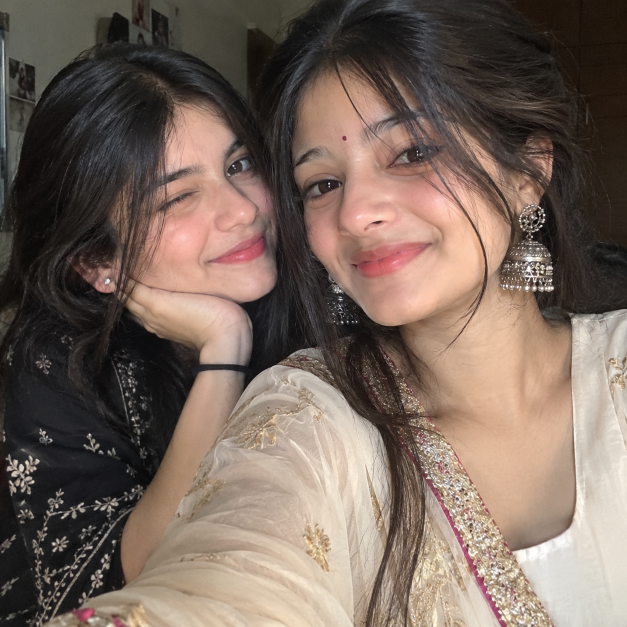
#> input picture assets/images/review character/02a2226d-1a2f-4d17-9fe5-da9a5b217889.png, 1254 x 1254 px, found by its file name (shown at 1/2 size); its folder holds only this picture in this run
$ python crop_face_centered_avatars.py
#> lines starting #> are read from the running program, lines starting #| are printed output that depends on the picture
import os
import cv2
import numpy as np

def process_face_avatars():
    src_dir = r"D:\anurag\programmer\main_project\quantum\assets\images\review character"
    out_dir = r"D:\anurag\programmer\main_project\quantum\public\assets\images\avatars"
    os.makedirs(out_dir, exist_ok=True)

    cascade_path = r"D:\anurag\programmer\main_project\quantum\scripts\models\haarcascade_frontalface_default.xml"
    face_cascade = cv2.CascadeClassifier(cascade_path)

    files = sorted(os.listdir(src_dir))
    image_files = [f for f in files if f.lower().endswith(('.png', '.jpg', '.jpeg', '.webp'))]

    print(f"Processing {len(image_files)} character images with face tracking...")

    for idx, fname in enumerate(image_files, start=1):
        src_path = os.path.join(src_dir, fname)
        img_bgr = cv2.imread(src_path)
#> img_bgr is the input picture: shape (1254, 1254, 3); mean B, G, R 92.6, 103, 119.9
        if img_bgr is None:
            print(f"Could not read {fname}")
            continue

        h, w = img_bgr.shape[:2]
#> h = 1254; w = 1254
        gray = cv2.cvtColor(img_bgr, cv2.COLOR_BGR2GRAY)
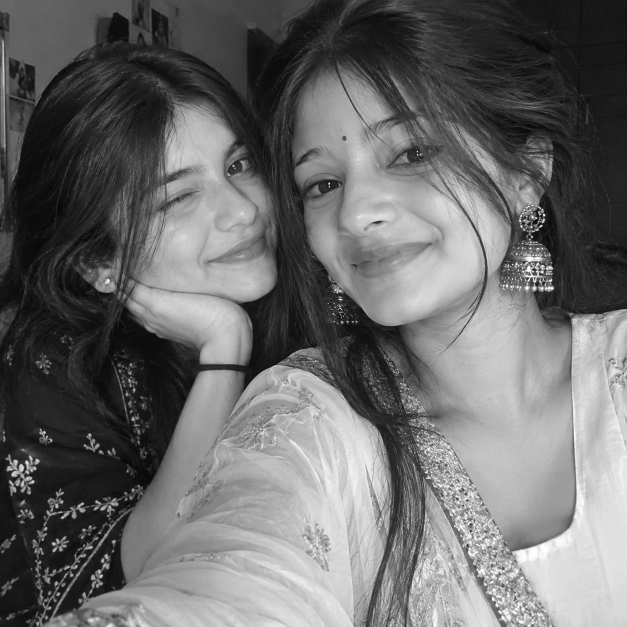
#> gray: shape (1254, 1254) (shown at 1/2 size); min 5, max 255, mean 106.9

        # Detect faces with multiscale
        faces = face_cascade.detectMultiScale(gray, scaleFactor=1.08, minNeighbors=3, minSize=(50, 50))
#> faces = [[999, 349, 70, 70], [818, 1070, 126, 126], [497, 175, 466, 466], [788, 679, 389, 389]]

        if len(faces) > 0:
            # Pick the largest detected face
            faces = sorted(faces, key=lambda f: f[2] * f[3], reverse=True)
#> faces = [[497, 175, 466, 466], [788, 679, 389, 389], [818, 1070, 126, 126], [999, 349, 70, 70]]
            fx, fy, fw, fh = faces[0]
#> fx = 497; fy = 175; fw = 466; fh = 466
            cx = fx + fw // 2
#> cx = 730
            cy = fy + fh // 2
#> cy = 408
            face_size = max(fw, fh)
#> face_size = 466
            # Size crop around face: 2.1x face size to include full head & hair
            crop_size = int(face_size * 2.1)
#> crop_size = 978
            # Upper head bias: center slightly above the nose/mouth
            cy = cy - int(fh * 0.08)
#> cy = 371
            method = "face_detector"
        else:
            # For artistic/shadowed/stylized portraits:
            # In vertical portraits, face is located in the upper 28-35% center
            if h > w:
                crop_size = int(w * 0.85)
                cx = w // 2
                cy = int(h * 0.28)
            else:
                crop_size = int(h * 0.85)
                cx = w // 2
                cy = int(h * 0.40)
            method = "portrait_upper_face_center"

        # Make sure crop_size is reasonable
        crop_size = min(crop_size, min(w, h))
        half_crop = crop_size // 2
#> half_crop = 489

        # Compute bounding coordinates
        x1 = cx - half_crop
#> x1 = 241
        y1 = cy - half_crop
#> y1 = -118
        x2 = x1 + crop_size
#> x2 = 1219
        y2 = y1 + crop_size
#> y2 = 860

        # Clamp boundaries if out of frame
        if x1 < 0:
            x2 -= x1
            x1 = 0
        if y1 < 0:
            y2 -= y1
#> y2 = 978
            y1 = 0
        if x2 > w:
            shift = x2 - w
            x1 = max(0, x1 - shift)
            x2 = w
        if y2 > h:
            shift = y2 - h
            y1 = max(0, y1 - shift)
            y2 = h

        # Crop to square
        cropped = img_bgr[y1:y2, x1:x2]
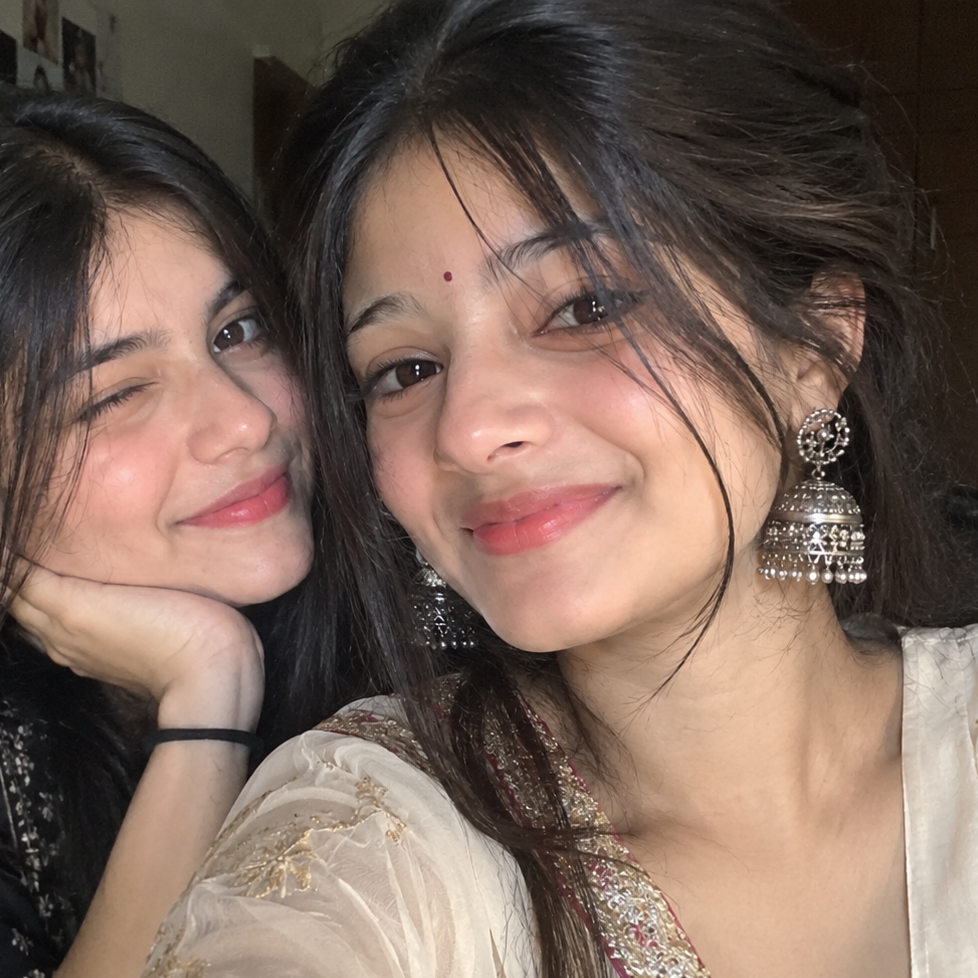
#> cropped: shape (978, 978, 3); mean B, G, R 90.4, 101.3, 122.6

        # In case dimensions differ by 1px due to clamping
        ch, cw = cropped.shape[:2]
#> ch = 978; cw = 978
        sq_size = min(ch, cw)
#> sq_size = 978
        cropped = cropped[:sq_size, :sq_size]

        # Standardize to 512x512 with anti-aliased Lanczos
        final_square = cv2.resize(cropped, (512, 512), interpolation=cv2.INTER_LANCZOS4)

        num_str = f"{idx:02d}"

        # Save both png and jpg so every route and extension works seamlessly
        cv2.imwrite(os.path.join(out_dir, f"avatar_{num_str}.png"), final_square)
        cv2.imwrite(os.path.join(out_dir, f"avatar_{num_str}.jpg"), final_square, [cv2.IMWRITE_JPEG_QUALITY, 96])

        print(f"[{num_str}] {fname} -> 512x512 Face Centered ({method}, center=({cx},{cy}))")
#| [01] 02a2226d-1a2f-4d17-9fe5-da9a5b217889.png -> 512x512 Face Centered (face_detector, center=(730,371))

    print("\nSUCCESS: All 23 character avatars are now perfectly face-tracked and centered in 1:1 circle-ready ratio!")

if __name__ == "__main__":
    process_face_avatars()

$ run again, on assets/images/review character/photo_2026-09-30_20-56-34.jpg
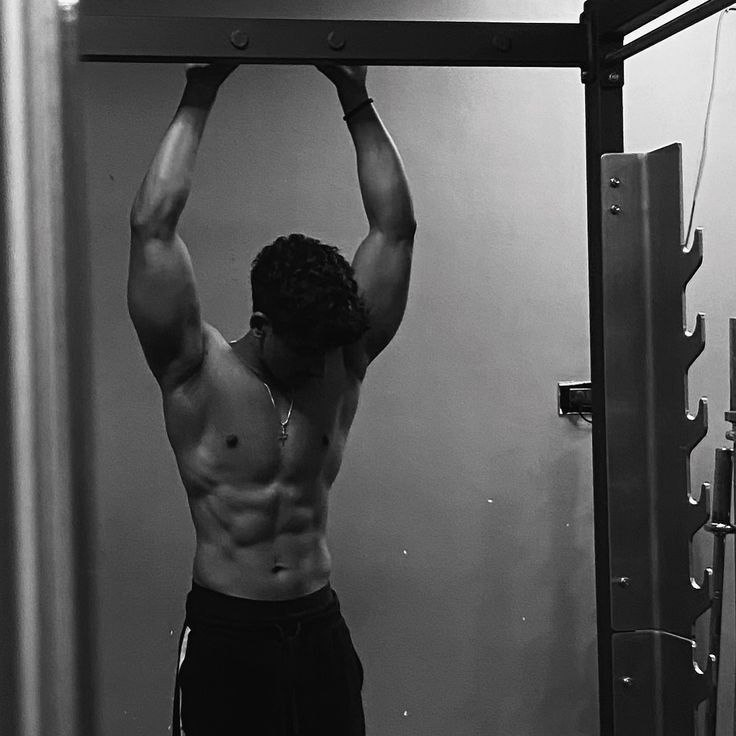
#> input picture assets/images/review character/photo_2026-09-30_20-56-34.jpg, 736 x 736 px, found by its file name
#> in process_face_avatars, img_bgr is the input picture: shape (736, 736, 3); mean B, G, R 85.8, 85.7, 85.8
#> faces = [[269, 505, 64, 64]]
#> fx = 269; fy = 505; fw = 64
#> cx = 301
#> in process_face_avatars, `cy = fy + fh // 2`: cy = 537
#> face_size = 64
#> crop_size = 134
#> in process_face_avatars, `cy = cy - int(fh * 0.08)`: cy = 532
#> half_crop = 67
#> x1 = 234
#> y1 = 465
#> x2 = 368
#> y2 = 599
#> in process_face_avatars, `cropped = img_bgr[y1:y2, x1:x2]`:
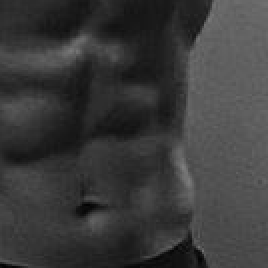
#> cropped: shape (134, 134, 3) (shown 2 times larger); min 2, max 127, mean 58.6
#| [01] photo_2026-09-30_20-56-34.jpg -> 512x512 Face Centered (face_detector, center=(301,532))

$ run again, on assets/images/review character/photo_2026-09-30_20-56-40.jpg
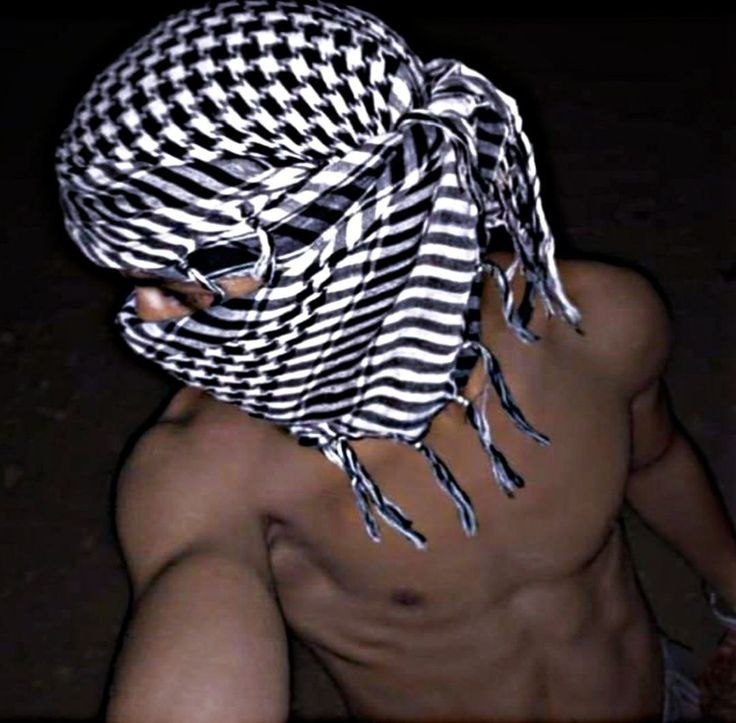
#> input picture assets/images/review character/photo_2026-09-30_20-56-40.jpg, 736 x 723 px, found by its file name
#> in process_face_avatars, img_bgr is the input picture: shape (723, 736, 3); mean B, G, R 60.1, 58.7, 68.2
#> in process_face_avatars, `gray = cv2.cvtColor(img_bgr, cv2.COLOR_BGR2GRAY)`:
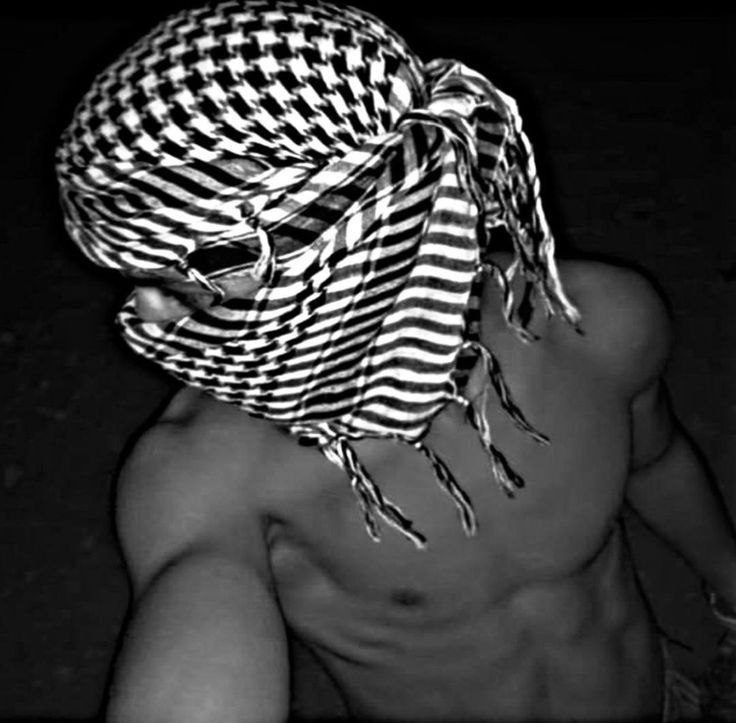
#> gray: shape (723, 736); min 0, max 255, mean 61.7
#> faces = ()
#> in process_face_avatars, `final_square = cv2.resize(cropped, (512, 512), interpolation=cv2.INTER..`:
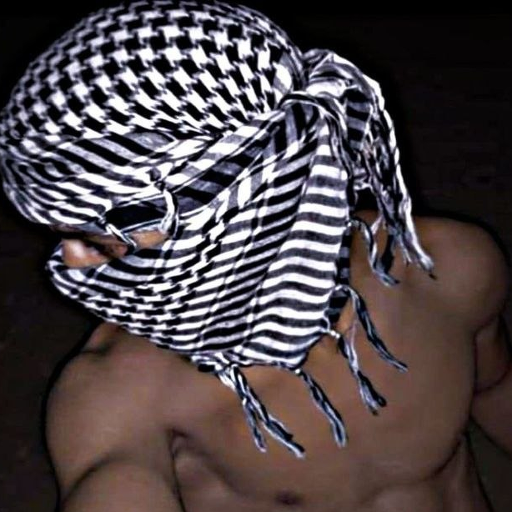
#> final_square: shape (512, 512, 3); mean B, G, R 73.3, 70.3, 79.3
#| [01] photo_2026-09-30_20-56-40.jpg -> 512x512 Face Centered (portrait_upper_face_center, center=(368,289))

$ run again, on assets/images/review character/967a4b1f-4276-4f49-85cc-e79fdb685bac.png
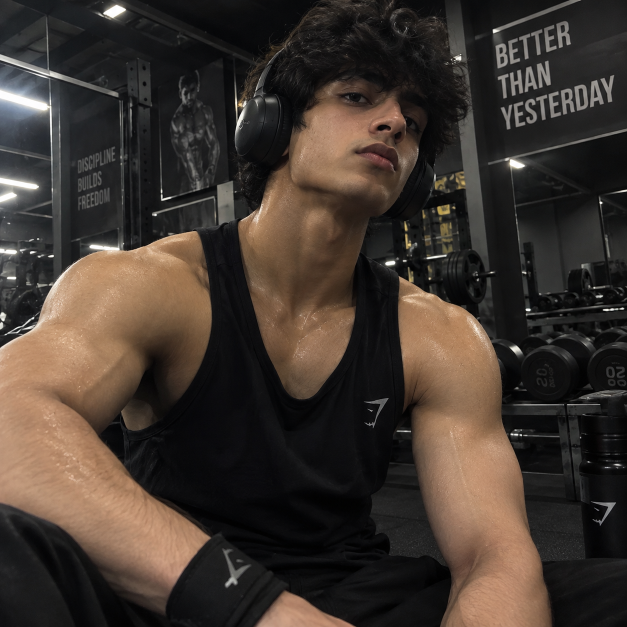
#> input picture assets/images/review character/967a4b1f-4276-4f49-85cc-e79fdb685bac.png, 1254 x 1254 px, found by its file name (shown at 1/2 size)
#> in process_face_avatars, img_bgr is the input picture: shape (1254, 1254, 3); mean B, G, R 47.4, 54.5, 64.6
#> in process_face_avatars, `gray = cv2.cvtColor(img_bgr, cv2.COLOR_BGR2GRAY)`:
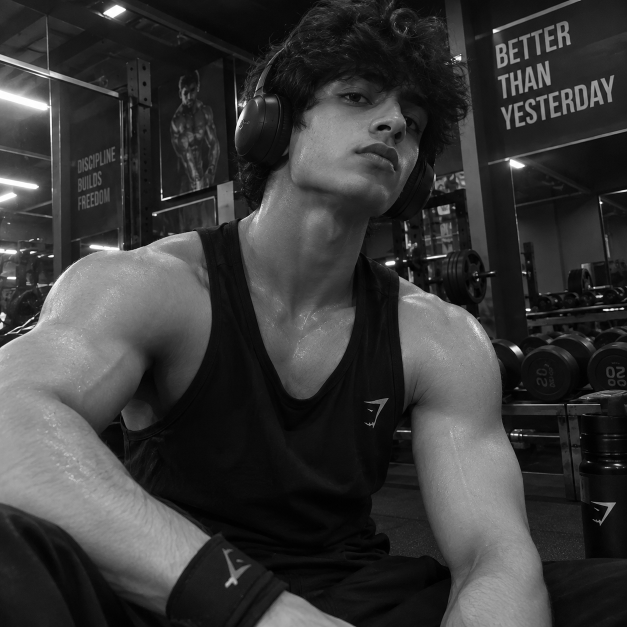
#> gray: shape (1254, 1254) (shown at 1/2 size); min 0, max 255, mean 56.7
#> faces = [[840, 15, 64, 64]]
#> fx = 840; fy = 15; fw = 64
#> cx = 872
#> in process_face_avatars, `cy = fy + fh // 2`: cy = 47
#> face_size = 64
#> crop_size = 134
#> in process_face_avatars, `cy = cy - int(fh * 0.08)`: cy = 42
#> half_crop = 67
#> x1 = 805
#> y1 = -25
#> x2 = 939
#> in process_face_avatars, `y2 = y1 + crop_size`: y2 = 109
#> in process_face_avatars, `y2 -= y1`: y2 = 134
#> in process_face_avatars, `cropped = img_bgr[y1:y2, x1:x2]`:
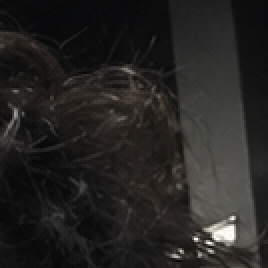
#> cropped: shape (134, 134, 3) (shown 2 times larger); mean B, G, R 34.3, 35.7, 37.3
#| [01] 967a4b1f-4276-4f49-85cc-e79fdb685bac.png -> 512x512 Face Centered (face_detector, center=(872,42))
